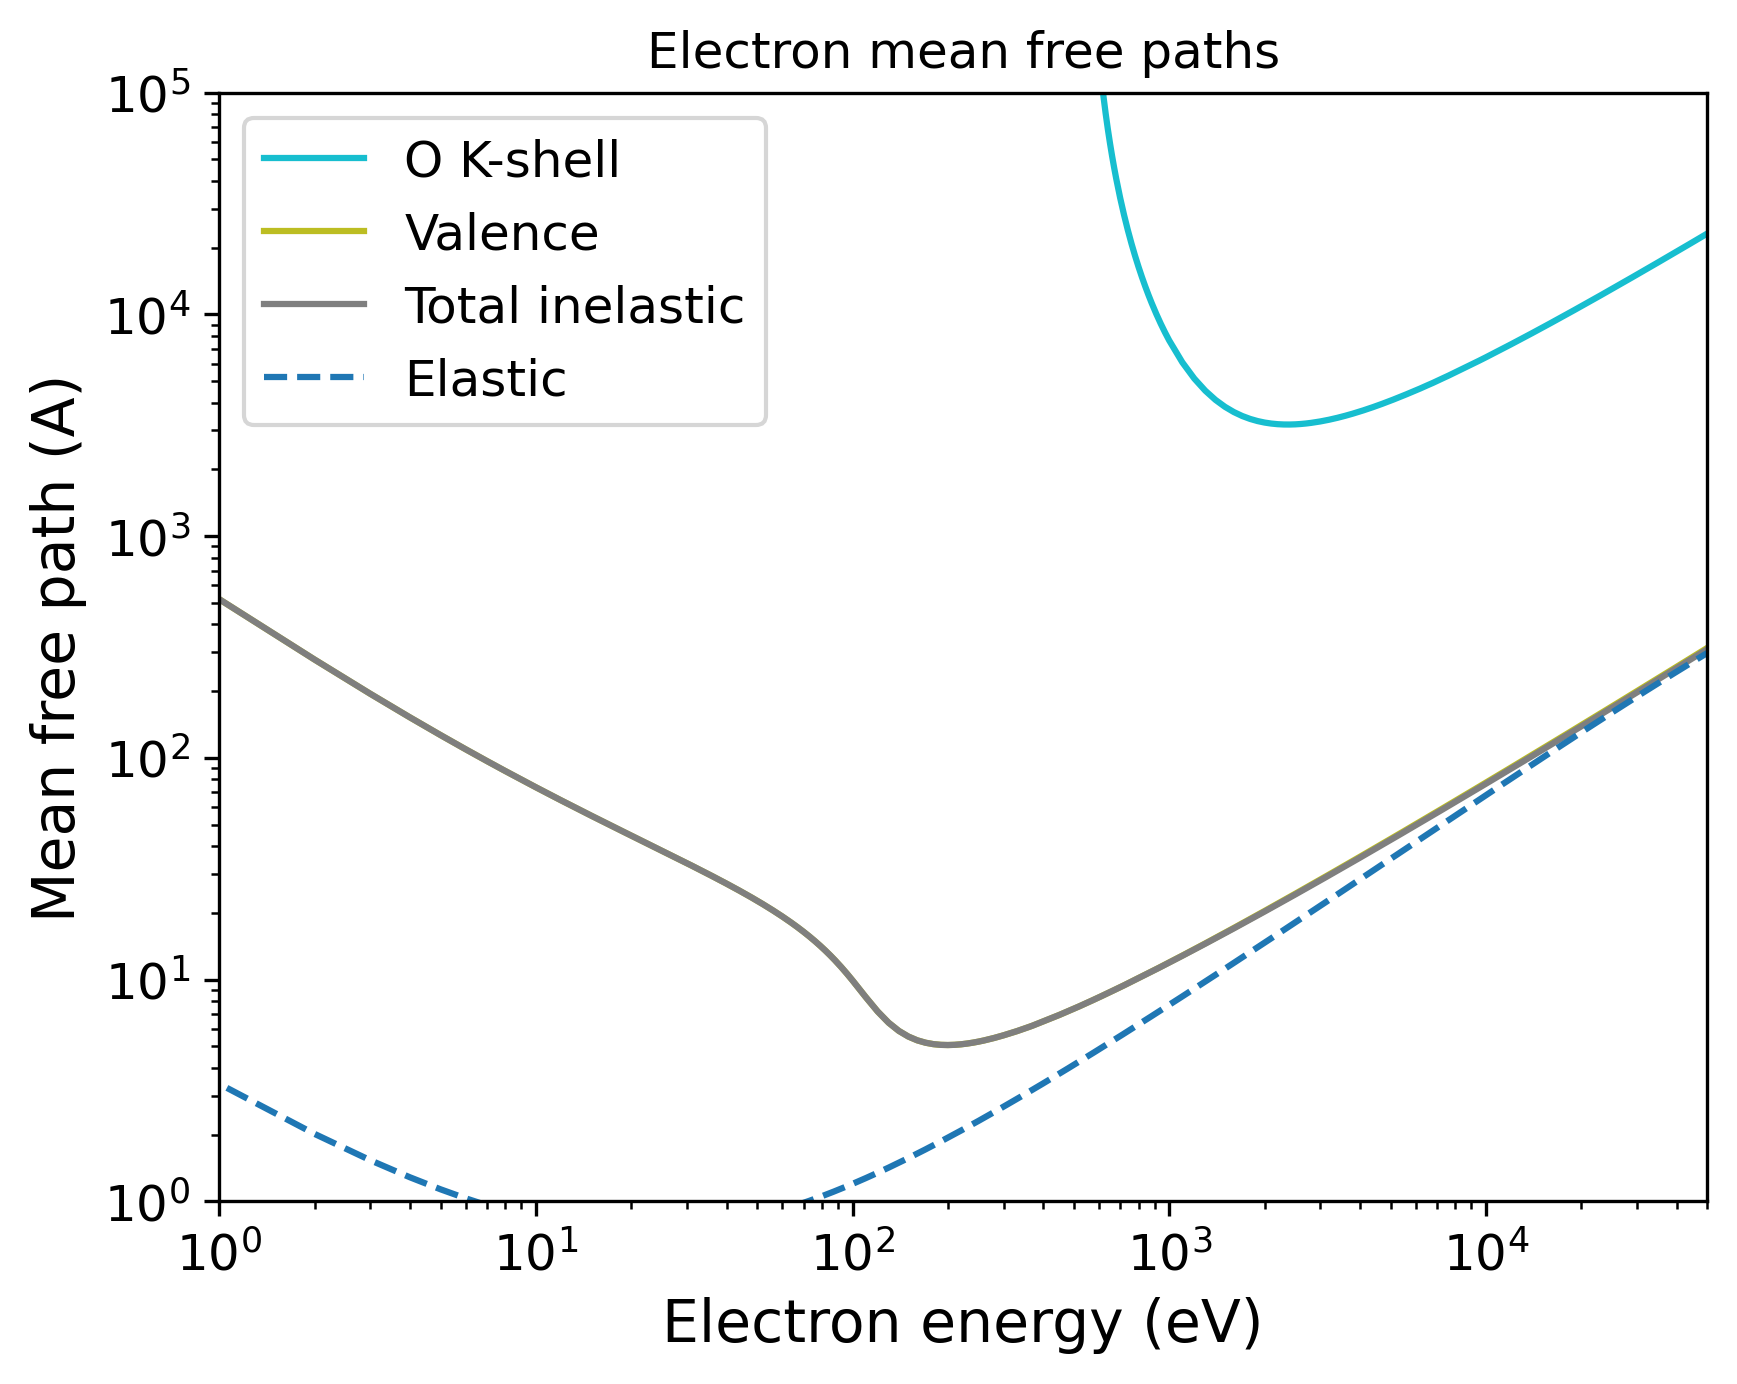

Python code for this plot:
import pandas as pd
import numpy as np
import matplotlib.pyplot as plt
import matplotlib.cm as cm
# Set the format:
plt.xlabel("Electron energy (eV)", fontsize=14)
plt.ylabel("Mean free path (A)", fontsize=14)
plt.xticks(fontsize=12)
plt.yticks(fontsize=12)
plt.grid(False)
# Set the axes:
# Read the output file:
df = pd.read_csv(r"OUTPUT_O_Electron_IMFP.dat", sep=r'\s+', header=None, comment="#", skipinitialspace=True)
plt.xscale("log")
plt.yscale("log")
# Prepare the plot:
columns_to_plot = [ 1, 2, 3]
labels = [ "O K-shell", "Valence", "Total inelastic"]
# Create N distinct colors from a colormap
N = len(columns_to_plot)
colors = plt.cm.tab10(np.linspace(1, 0, 10))
# Set line styles:
linestyles = [ "-", "-", "-"]
for i, col in enumerate(columns_to_plot):
    color = colors[i % len(colors)]
    ls    = linestyles[i % len(linestyles)]
    label = labels[i % len(labels)]
    plt.plot(df.iloc[:, 0], df.iloc[:, col],
    color=color,
    label=label,
    linestyle=ls)
# Add a curve from the second file
df2 = pd.read_csv(r"OUTPUT_O_Electron_EMFP.dat", sep=r'\s+', header=None, comment="#", skipinitialspace=True)
columns_to_plot2 = [ 2]
labels2 = [ "Elastic"]
# Create second part of the plot:
for col, label in zip(columns_to_plot2, labels2):
    plt.plot(df2.iloc[:, 0], df2.iloc[:, col], label=label, linestyle="--")
plt.xlim(1.00000000,50000.00000000)
plt.ylim(1.00000000,100000.00000000)
plt.title("Electron mean free paths")
plt.legend(loc="best", fontsize=12)
# Save the plot in this format:
plt.savefig("OUTPUT_MFP_electron.png", dpi=300, bbox_inches="tight")
